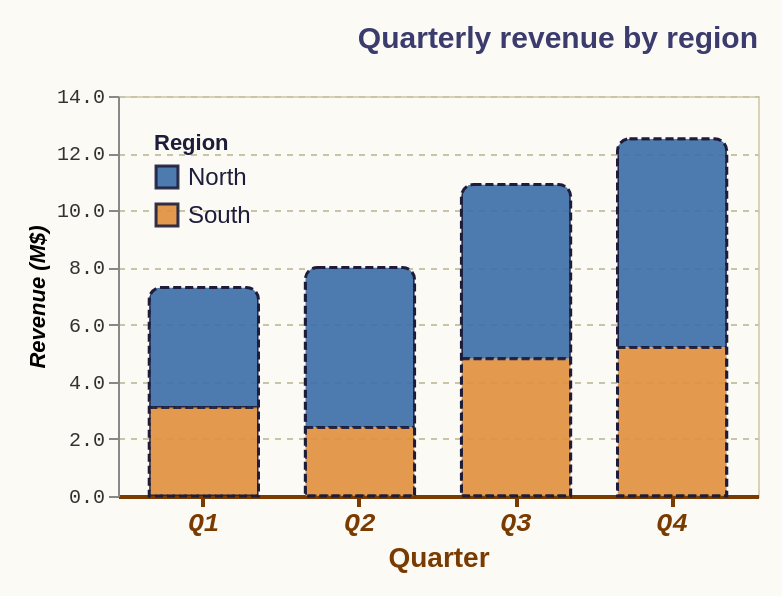

Source (Vega-Lite JSON):
### Vega-Lite specification from a JSON file in a GitHub repository (floating-point values rounded to 4 significant figures)
{"$schema": "https://vega.github.io/schema/vega-lite/v6.json", "description": "Bar chart customization: every non-default property here is one eas draws natively (fc-qx1.43).", "title": {"text": "Quarterly revenue by region", "anchor": "end", "color": "#3b3b6d", "fontSize": 15, "fontWeight": "bold", "offset": 16}, "width": 320, "height": 200, "padding": 12, "background": "#fbfaf4", "data": {"values": [{"quarter": "Q1", "region": "North", "revenue": 4.2}, {"quarter": "Q1", "region": "South", "revenue": 3.1}, {"quarter": "Q2", "region": "North", "revenue": 5.6}, {"quarter": "Q2", "region": "South", "revenue": 2.4}, {"quarter": "Q3", "region": "North", "revenue": 6.1}, {"quarter": "Q3", "region": "South", "revenue": 4.8}, {"quarter": "Q4", "region": "North", "revenue": 7.3}, {"quarter": "Q4", "region": "South", "revenue": 5.2}]}, "mark": {"type": "bar", "cornerRadiusTopLeft": 6, "cornerRadiusTopRight": 6, "stroke": "#1d1d3b", "strokeWidth": 1.5, "strokeDash": [4, 2], "opacity": 0.9}, "encoding": {"x": {"field": "quarter", "type": "nominal", "scale": {"paddingInner": 0.3, "paddingOuter": 0.2}, "axis": {"labelAngle": 0, "labelColor": "#7a3b00", "labelFontSize": 13, "labelFontStyle": "italic", "labelFontWeight": "bold", "title": "Quarter", "titleColor": "#7a3b00", "titleFontSize": 14, "tickColor": "#7a3b00", "tickWidth": 2, "domainColor": "#7a3b00", "domainWidth": 2}}, "y": {"field": "revenue", "type": "quantitative", "aggregate": "sum", "scale": {"domain": [0, 14]}, "axis": {"tickCount": 7, "format": ".1f", "gridDash": [3, 3], "gridColor": "#c9c3a8", "labelOpacity": 0.8, "title": "Revenue (M$)", "titleFontStyle": "italic"}}, "color": {"field": "region", "type": "nominal", "scale": {"range": ["#3b6ea8", "#e0913c"]}, "legend": {"orient": "top-left", "symbolType": "square", "symbolSize": 120, "labelColor": "#1d1d3b", "labelFontSize": 12, "titleColor": "#1d1d3b", "titleFontWeight": "bold", "title": "Region"}}}, "config": {"view": {"stroke": "#d8d2b8"}, "axis": {"labelFont": "Courier New"}}}
